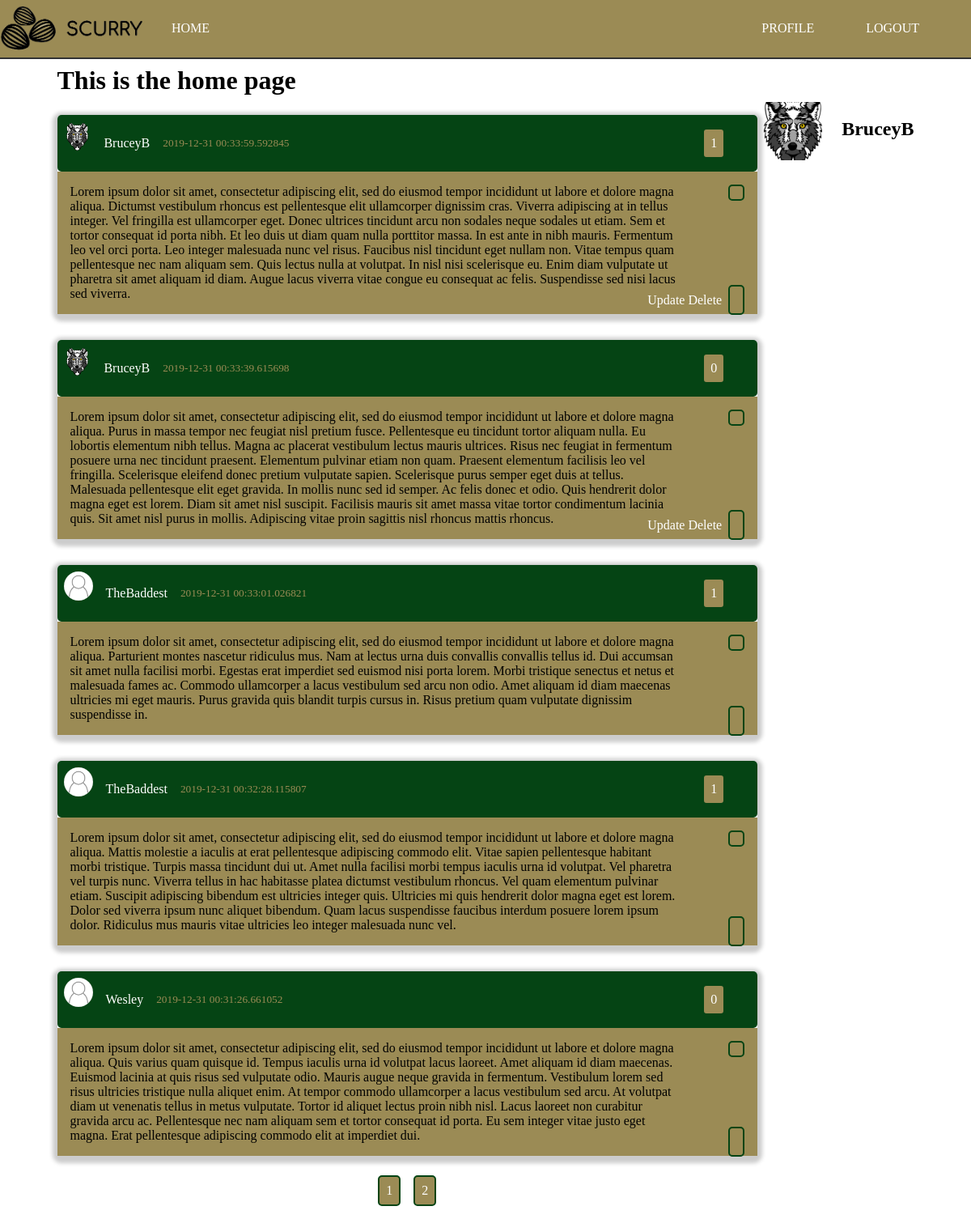
/home (signed in), run on the app's committed database.
### scurry/models.py (models this page shows, shortened)
class Post(db.Model):
    id = db.Column(db.Integer, primary_key=True)
    content = db.Column(db.Text, nullable=False)
    date_posted = db.Column(db.DateTime, nullable=False, default=datetime.utcnow)
    user_id = db.Column(db.Integer, db.ForeignKey('user.id'), nullable=False)
    private = db.Column(db.Boolean, default=False, nullable=False)
    likes = db.relationship('PostLike', backref='post', lazy='dynamic')

class User(db.Model, UserMixin):
    id = db.Column(db.Integer, primary_key=True)
    username = db.Column(db.String(20), unique=True, nullable=False)
    email = db.Column(db.String(120), unique=True, nullable=False)
    image_file = db.Column(db.String(20), nullable=False, default='noprofile.jpg')
    password = db.Column(db.String(60), nullable=False)
    posts = db.relationship('Post', backref='author', lazy=True)
    liked = db.relationship(
        'PostLike',
        foreign_keys='PostLike.user_id',
        backref='user', lazy='dynamic')

### scurry/main/routes.py (the view)
@main.route('/')
@main.route('/home')
def index():
    form = PostForm()
    page = request.args.get('page', 1, type=int)
    posts = Post.query.filter_by(private=False).order_by(Post.date_posted.desc()).paginate(page=page, per_page=5)
    return render_template('home.html', title='Home', posts=posts, form=form)

### scurry/models.py (called while the page is built)
@login_manager.user_loader
def load_user(user_id):
    return User.query.get(int(user_id))

### scurry/templates/home.html (shortened to what this page needs)
{% extends "layout.html" %}
{% block content %}
    <div class="container" id="home">
        <h1 class="page-header">This is the home page</h1>
        <div class="posts-container">
            {%  for post in posts.items %}
                <article class="article-post shadow">
                    <div class="post-head">
                        <img src="{{ url_for('static', filename='images/' + post.author.image_file) }}" alt="user photo" class="article-img">
                        <div class="post-metadata">
                            <a class="post-author" href="{{ url_for('users.user_posts', username=post.author.username) }}">{{ post.author.username }}</a>
                            <small>{{ post.date_posted }}</small>
                            <p class="btn right">
                                {{ post.likes.count() }}
                            </p>
                        </div>
                    </div>
                    <div class="post-body">
                        <p class="post-content">{{ post.content }}</p>
                        <div class="post-buttons">
                            {% if current_user.username == post.author.username %}
                                <a href="{{ url_for('posts.update_post', post_id=post.id) }}" class="btn-link">Update</a>
                                <a href="{{ url_for('posts.delete_post', post_id=post.id) }}" class="btn-link">Delete</a>
                            {% endif %}
                            <a href="{{ url_for('posts.like_action', post_id=post.id, action='like') }}" class="btn like-btn"></a>
                        </div>
                        <ion-icon class="btn share-btn" name="share-alt"></ion-icon>
                    </div>
                </article>
            {% endfor %}
            <div class="pagination">
                {% for page_num in posts.iter_pages() %}
                    {% if page_num %}
                        <a class="btn btn-info" href="{{ url_for('main.index', page=page_num) }}">{{ page_num }}</a>
                    {% else %}
                        ...
                    {% endif %}
                {% endfor %}
            </div>
        </div>
        <div class="sidebar">
            <div class="sidebar-user-info">
                <img src="{{ url_for('static', filename='images/' + current_user.image_file) }}" alt="user photo" class="sidebar-img">
                <h2>{{ current_user.username }}</h2>
            </div>
            </div>
        </div>
{% endblock content %}

### scurry/static/style.css (style rules this page uses)
*, *::before, *::after { margin: 0; padding: 0; box-sizing: border-box; }
html { --main-color: #054414; --accent-color: #9b8b55; }
body { background-size: cover; }
a { text-decoration: none; color: #ffffff; transition: color .4s ease; }
.container { margin: auto; padding: .5rem; }
.shadow { -webkit-box-shadow: 0px 3px 5px 6px #ccc; -moz-box-shadow: 0px 3px 5px 6px #ccc; box-shadow: 0px 3px 5px 6px #ccc; }
.btn { margin: .5rem; padding: .5rem; background: var(--accent-color); border: 2px solid var(--main-color); border-radius: 5px; color: #fff; cursor: pointer; }
.pagination { display: flex; justify-content: center; align-items: center; }
.right { margin-left: auto; margin-right: 2rem; }
#home { max-width: 1075px; height: 100%; display: grid; grid-template: 'hed hed hed hed' 'main main main side' 'main main main side' 'main main main side'; grid-gap: .5rem; }
.sidebar { grid-area: side; }
.posts-container { grid-area: main; display: flex; flex-direction: column; justify-content: center; align-items: center; color: #ffffff; }
.article-post { width: 100%; margin: 1rem; border-radius: 5px; }
.post-head { padding: .5rem; width: 100%; background: var(--main-color); color: var(--accent-color); display: flex; border-radius: 5px; }
.post-author { color: #ffffff; margin-right: 1rem; }
.post-metadata { margin-left: 1rem; width: 100%; display: flex; justify-content: center; align-items: center; }
.article-img { width: 36px; height: 36px; object-fit: contain; border-radius: 50%; }
.post-body { padding: 1rem; width: 100%; background: var(--accent-color); color: black; position: relative; }
.post-content { width: 90%; }
.post-buttons { position: absolute; right: .5rem; bottom: .5rem; }
.share-btn { position: absolute; top: .5rem; right: .5rem; }
.sidebar { width: 100%; }
.sidebar-user-info { display: flex; justify-content: center; align-items: flex-start; }
.sidebar-user-info > h2 { margin: 1.3rem 0 0 1.5rem; }
.sidebar-img { height: 72px; width: 72px; object-fit: cover; }

### data on the page
Post: image_file (picture), author.username "BruceyB", date_posted "2019-12-31 00:33:59.592845", likes.count "1", content "Lorem ipsum dolor sit amet, consectetur adipiscing elit, sed do eiusmod tempor incididunt ut labore et dolore magna aliqua. Dictumst vestibulum rhoncus est pellentesque elit ullamcorper dignissim cras. Viverra adipiscing at in tellus integer. Vel fringilla est ullamcorper eget. Donec ultrices tincidunt arcu non sodales neque sodales ut etiam. Sem et tortor consequat id porta nibh. Et leo duis ut diam quam nulla porttitor massa. In est ante in nibh mauris. Fermentum leo vel orci porta. Leo integer malesuada nunc vel risus. Faucibus nisl tincidunt eget nullam non. Vitae tempus quam pellentesque nec nam aliquam sem. Quis lectus nulla at volutpat. In nisl nisi scelerisque eu. Enim diam…"
Post: image_file (picture), author.username "BruceyB", date_posted "2019-12-31 00:33:39.615698", likes.count "0", content "Lorem ipsum dolor sit amet, consectetur adipiscing elit, sed do eiusmod tempor incididunt ut labore et dolore magna aliqua. Purus in massa tempor nec feugiat nisl pretium fusce. Pellentesque eu tincidunt tortor aliquam nulla. Eu lobortis elementum nibh tellus. Magna ac placerat vestibulum lectus mauris ultrices. Risus nec feugiat in fermentum posuere urna nec tincidunt praesent. Elementum pulvinar etiam non quam. Praesent elementum facilisis leo vel fringilla. Scelerisque eleifend donec pretium vulputate sapien. Scelerisque purus semper eget duis at tellus. Malesuada pellentesque elit eget gravida. In mollis nunc sed id semper. Ac felis donec et odio. Quis hendrerit dolor magna eget est…"
Post: image_file (picture), author.username "TheBaddest", date_posted "2019-12-31 00:33:01.026821", likes.count "1", content "Lorem ipsum dolor sit amet, consectetur adipiscing elit, sed do eiusmod tempor incididunt ut labore et dolore magna aliqua. Parturient montes nascetur ridiculus mus. Nam at lectus urna duis convallis convallis tellus id. Dui accumsan sit amet nulla facilisi morbi. Egestas erat imperdiet sed euismod nisi porta lorem. Morbi tristique senectus et netus et malesuada fames ac. Commodo ullamcorper a lacus vestibulum sed arcu non odio. Amet aliquam id diam maecenas ultricies mi eget mauris. Purus gravida quis blandit turpis cursus in. Risus pretium quam vulputate dignissim suspendisse in."
Post: image_file (picture), author.username "TheBaddest", date_posted "2019-12-31 00:32:28.115807", likes.count "1", content "Lorem ipsum dolor sit amet, consectetur adipiscing elit, sed do eiusmod tempor incididunt ut labore et dolore magna aliqua. Mattis molestie a iaculis at erat pellentesque adipiscing commodo elit. Vitae sapien pellentesque habitant morbi tristique. Turpis massa tincidunt dui ut. Amet nulla facilisi morbi tempus iaculis urna id volutpat. Vel pharetra vel turpis nunc. Viverra tellus in hac habitasse platea dictumst vestibulum rhoncus. Vel quam elementum pulvinar etiam. Suscipit adipiscing bibendum est ultricies integer quis. Ultricies mi quis hendrerit dolor magna eget est lorem. Dolor sed viverra ipsum nunc aliquet bibendum. Quam lacus suspendisse faucibus interdum posuere lorem ipsum dolor.…"
Post: image_file (picture), author.username "Wesley", date_posted "2019-12-31 00:31:26.661052", likes.count "0", content "Lorem ipsum dolor sit amet, consectetur adipiscing elit, sed do eiusmod tempor incididunt ut labore et dolore magna aliqua. Quis varius quam quisque id. Tempus iaculis urna id volutpat lacus laoreet. Amet aliquam id diam maecenas. Euismod lacinia at quis risus sed vulputate odio. Mauris augue neque gravida in fermentum. Vestibulum lorem sed risus ultricies tristique nulla aliquet enim. At tempor commodo ullamcorper a lacus vestibulum sed arcu. At volutpat diam ut venenatis tellus in metus vulputate. Tortor id aliquet lectus proin nibh nisl. Lacus laoreet non curabitur gravida arcu ac. Pellentesque nec nam aliquam sem et tortor consequat id porta. Eu sem integer vitae justo eget magna. Erat…"
User: image_file (picture), username "BruceyB"

### other printed values
{{ page_num }} "1" "2"
